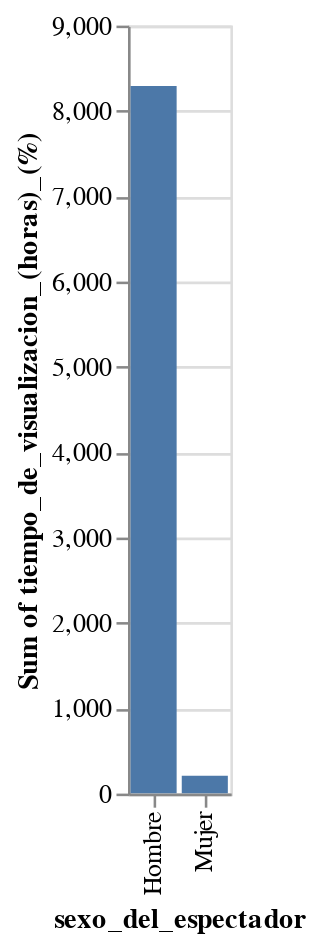

Notebook cell for this chart:
### Markdown cell above
Según la data a Posteriori, la mayor cantidad de tiempo de visualizaciones viene dada por público masculino.

### Code cell
DeepnoteChart(df_data_tabla_sexo_espect, """{"mark":{"clip":true,"type":"bar","color":"#4c78a8","tooltip":true},"config":{"legend":{}},"$schema":"https://vega.github.io/schema/vega-lite/v5.json","encoding":{"x":{"sort":null,"type":"nominal","field":"sexo_del_espectador","scale":{"type":"linear"}},"y":{"sort":null,"type":"quantitative","field":"tiempo_de_visualizacion_(horas)_(%)","scale":{"type":"linear"},"aggregate":"sum"}}}""")

### Figure 1 — Vega-Lite specification as saved in the notebook (floating-point values rounded to 4 significant figures)
{"$schema": "https://vega.github.io/schema/vega-lite/v5.json", "mark": {"type": "bar", "tooltip": true, "color": "#4c78a8", "clip": true}, "encoding": {"x": {"field": "sexo_del_espectador", "type": "nominal", "sort": null, "scale": {"type": "linear"}}, "y": {"field": "tiempo_de_visualizacion_(horas)_(%)", "type": "quantitative", "aggregate": "sum", "sort": null, "scale": {"type": "linear"}}}, "config": {"legend": {}}, "data": {"values": [{"sexo_del_espectador": "Hombre", "visualizaciones_(%)": 100, "duracion_media_de_las_visualizaciones": "0:02:47", "tiempo_de_visualizacion_(horas)_(%)": 100, "nombre_video": "CorelDRAW MAGIC ››Text EFFECT‹‹ 🌟 TIPS Tutorial ▶", "fecha_publicacion": 20210902}, {"sexo_del_espectador": "Hombre", "visualizaciones_(%)": 100, "duracion_media_de_las_visualizaciones": "0:08:26", "tiempo_de_visualizacion_(horas)_(%)": 100, "nombre_video": "Cómo CREAR una TARJETA de NEGOCIOS VIRTUAL 💳 PASO a PASO ▶ Tutorial CorelDRAW (2021)", "fecha_publicacion": 20210525}, {"sexo_del_espectador": "Hombre", "visualizaciones_(%)": 100, "duracion_media_de_las_visualizaciones": "0:03:26", "tiempo_de_visualizacion_(horas)_(%)": 100, "nombre_video": "Estas son las ÚLTIMAS NOVEDADES de COREL DRAW 2022", "fecha_publicacion": 20220427}, {"sexo_del_espectador": "Hombre", "visualizaciones_(%)": 100, "duracion_media_de_las_visualizaciones": "0:00:28", "tiempo_de_visualizacion_(horas)_(%)": 100, "nombre_video": "Puedes adivinar lo que es_ DelcaVideography #short", "fecha_publicacion": 20211122}, {"sexo_del_espectador": "Hombre", "visualizaciones_(%)": 100, "duracion_media_de_las_visualizaciones": "0:03:36", "tiempo_de_visualizacion_(horas)_(%)": 100, "nombre_video": "Si USAS esta TÉCNICA 🧐 puedes CREAR muchos LOGOS ▶ CorelDRAW", "fecha_publicacion": 20211019}, {"sexo_del_espectador": "Hombre", "visualizaciones_(%)": 100, "duracion_media_de_las_visualizaciones": "0:00:24", "tiempo_de_visualizacion_(horas)_(%)": 100, "nombre_video": "Speedrun LOGO MAKER Tutorial (1min)", "fecha_publicacion": 20210819}, {"sexo_del_espectador": "Hombre", "visualizaciones_(%)": 38.24, "duracion_media_de_las_visualizaciones": "0:00:11", "tiempo_de_visualizacion_(horas)_(%)": 23.26, "nombre_video": "Wow! De un simple círculo a ESTO!!! LOGO TUTOTIAL", "fecha_publicacion": 20210729}, {"sexo_del_espectador": "Mujer", "visualizaciones_(%)": 61.76, "duracion_media_de_las_visualizaciones": "0:00:23", "tiempo_de_visualizacion_(horas)_(%)": 76.74, "nombre_video": "Wow! De un simple círculo a ESTO!!! LOGO TUTOTIAL", "fecha_publicacion": 20210729}, {"sexo_del_espectador": "Hombre", "visualizaciones_(%)": 100, "duracion_media_de_las_visualizaciones": "0:00:51", "tiempo_de_visualizacion_(horas)_(%)": 100, "nombre_video": "⚡ Contrucción de LOGOS PASO a PASO en CorelDRAW ▶ SHORTS", "fecha_publicacion": 20220414}, {"sexo_del_espectador": "Hombre", "visualizaciones_(%)": 100, "duracion_media_de_las_visualizaciones": "0:03:01", "tiempo_de_visualizacion_(horas)_(%)": 100, "nombre_video": "⚡ CorelDRAW BEST Techniques for BEGINNERS & EXPERTS TUTORIAL YIN YANG TUTORIAL (2021) ☯", "fecha_publicacion": 20210629}, {"sexo_del_espectador": "Hombre", "visualizaciones_(%)": 100, "duracion_media_de_las_visualizaciones": "0:06:10", "tiempo_de_visualizacion_(horas)_(%)": 100, "nombre_video": "⚡ CorelDRAW ›NEW YORK CITY‹ 🗽 Retro NEON Design TUTORIAL", "fecha_publicacion": 20210907}, {"sexo_del_espectador": "Hombre", "visualizaciones_(%)": 100, "duracion_media_de_las_visualizaciones": "0:01:45", "tiempo_de_visualizacion_(horas)_(%)": 100, "nombre_video": "⚡ Cómo CREAR 7 EFECTOS GLITCH PRO con MOVAVI Video Editor Plus 2022 ▶ TUTORIAL", "fecha_publicacion": 20220208}, {"sexo_del_espectador": "Hombre", "visualizaciones_(%)": 100, "duracion_media_de_las_visualizaciones": "0:03:42", "tiempo_de_visualizacion_(horas)_(%)": 100, "nombre_video": "✅ USA estas TÉCNICAS de DIBUJO para DISEÑAR como PRO 😎 en CorelDRAW ► TUTORIAL", "fecha_publicacion": 20211117}, {"sexo_del_espectador": "Hombre", "visualizaciones_(%)": 100, "duracion_media_de_las_visualizaciones": "0:03:15", "tiempo_de_visualizacion_(horas)_(%)": 100, "nombre_video": "✒️ + 🐧Aprende a COMBINAR CONCEPTOS 😏 para DISEÑAR en CorelDRAW", "fecha_publicacion": 20211021}, {"sexo_del_espectador": "Hombre", "visualizaciones_(%)": 100, "duracion_media_de_las_visualizaciones": "0:04:41", "tiempo_de_visualizacion_(horas)_(%)": 100, "nombre_video": "✒️APRENDE a ILUSTRAR ASÍ en CorelDRAW ✍️ TRUCOS & CONSEJOS CLAVE", "fecha_publicacion": 20210916}, {"sexo_del_espectador": "Hombre", "visualizaciones_(%)": 100, "duracion_media_de_las_visualizaciones": "0:03:27", "tiempo_de_visualizacion_(horas)_(%)": 100, "nombre_video": "✔ Estos son los PASO a PASO para CONSTRUIR LOGOS en CorelDRAW", "fecha_publicacion": 20211209}, {"sexo_del_espectador": "Hombre", "visualizaciones_(%)": 82.61, "duracion_media_de_las_visualizaciones": "0:01:43", "tiempo_de_visualizacion_(horas)_(%)": 86.79, "nombre_video": "✔✨ Aprende LA TÉCNICA CREATIVA para CREAR LOGOS GRATIS en CorelDRAW ▶ TUTORIAL", "fecha_publicacion": 20211202}, {"sexo_del_espectador": "Mujer", "visualizaciones_(%)": 17.39, "duracion_media_de_las_visualizaciones": "0:01:14", "tiempo_de_visualizacion_(horas)_(%)": 13.21, "nombre_video": "✔✨ Aprende LA TÉCNICA CREATIVA para CREAR LOGOS GRATIS en CorelDRAW ▶ TUTORIAL", "fecha_publicacion": 20211202}, {"sexo_del_espectador": "Hombre", "visualizaciones_(%)": 93.91, "duracion_media_de_las_visualizaciones": "0:03:19", "tiempo_de_visualizacion_(horas)_(%)": 97.78, "nombre_video": "✔✨ DESCUBRE estas TÉCNICAS para CREAR DISEÑOS orgánicos en ▶ TUTORIAL", "fecha_publicacion": 20220203}, {"sexo_del_espectador": "Mujer", "visualizaciones_(%)": 6.09, "duracion_media_de_las_visualizaciones": "0:01:10", "tiempo_de_visualizacion_(horas)_(%)": 2.22, "nombre_video": "✔✨ DESCUBRE estas TÉCNICAS para CREAR DISEÑOS orgánicos en ▶ TUTORIAL", "fecha_publicacion": 20220203}, {"sexo_del_espectador": "Hombre", "visualizaciones_(%)": 97.97, "duracion_media_de_las_visualizaciones": "0:02:27", "tiempo_de_visualizacion_(horas)_(%)": 97.73, "nombre_video": "✔✨ Sigue el PROCESO PASO a PASO y APRENDE A CREAR LOGOS en CorelDRAW ► TUTORIAL", "fecha_publicacion": 20220127}, {"sexo_del_espectador": "Mujer", "visualizaciones_(%)": 2.03, "duracion_media_de_las_visualizaciones": "0:02:45", "tiempo_de_visualizacion_(horas)_(%)": 2.27, "nombre_video": "✔✨ Sigue el PROCESO PASO a PASO y APRENDE A CREAR LOGOS en CorelDRAW ► TUTORIAL", "fecha_publicacion": 20220127}, {"sexo_del_espectador": "Hombre", "visualizaciones_(%)": 88.45, "duracion_media_de_las_visualizaciones": "0:01:46", "tiempo_de_visualizacion_(horas)_(%)": 91.72, "nombre_video": "✔✨ Sigue estos MÉTODOS para DISEÑAR tus LOGOS en CorelDRAW ► TUTORIAL", "fecha_publicacion": 20211123}, {"sexo_del_espectador": "Mujer", "visualizaciones_(%)": 11.55, "duracion_media_de_las_visualizaciones": "0:01:13", "tiempo_de_visualizacion_(horas)_(%)": 8.28, "nombre_video": "✔✨ Sigue estos MÉTODOS para DISEÑAR tus LOGOS en CorelDRAW ► TUTORIAL", "fecha_publicacion": 20211123}, {"sexo_del_espectador": "Hombre", "visualizaciones_(%)": 100, "duracion_media_de_las_visualizaciones": "0:04:02", "tiempo_de_visualizacion_(horas)_(%)": 100, "nombre_video": "✔✨ Sigue estos PASOS para CREAR DISEÑOS IMPOSIBLES con CorelDRAW ▶ TUTORIAL", "fecha_publicacion": 20220308}, {"sexo_del_espectador": "Hombre", "visualizaciones_(%)": 100, "duracion_media_de_las_visualizaciones": "0:03:37", "tiempo_de_visualizacion_(horas)_(%)": 100, "nombre_video": "✔✨Sigue estos MÉTODOS ESENCIALES para CREAR LOGOS en CorelDRAW ▶ TUTORIAL", "fecha_publicacion": 20220210}, {"sexo_del_espectador": "Hombre", "visualizaciones_(%)": 100, "duracion_media_de_las_visualizaciones": "0:04:09", "tiempo_de_visualizacion_(horas)_(%)": 100, "nombre_video": "✔💪🏼 Sigue estas TÉCNICAS para CREAR LOGOS en CorelDRAW ▶ TUTORIAL", "fecha_publicacion": 20220301}, {"sexo_del_espectador": "Hombre", "visualizaciones_(%)": 100, "duracion_media_de_las_visualizaciones": "0:03:20", "tiempo_de_visualizacion_(horas)_(%)": 100, "nombre_video": "✨✔ APLICA TODAS las TÉCNICAS para CREAR LOGOS en CorelDRAW ▶ TUTORIAL", "fecha_publicacion": 20220405}, {"sexo_del_espectador": "Hombre", "visualizaciones_(%)": 100, "duracion_media_de_las_visualizaciones": "0:05:12", "tiempo_de_visualizacion_(horas)_(%)": 100, "nombre_video": "✨✔ APLICA estas TÉCNICAS AVANZADAS para CREAR LOGOS en CorelDRAW ▶ TUTORIAL", "fecha_publicacion": 20220426}, {"sexo_del_espectador": "Hombre", "visualizaciones_(%)": 96.68, "duracion_media_de_las_visualizaciones": "0:02:42", "tiempo_de_visualizacion_(horas)_(%)": 96.73, "nombre_video": "✨✔ ARMONIZA tus DISEÑOS si usas estas TÉCNICAS para CREAR LOGOS en CorelDRAW", "fecha_publicacion": 20220224}, {"sexo_del_espectador": "Mujer", "visualizaciones_(%)": 3.32, "duracion_media_de_las_visualizaciones": "0:02:40", "tiempo_de_visualizacion_(horas)_(%)": 3.27, "nombre_video": "✨✔ ARMONIZA tus DISEÑOS si usas estas TÉCNICAS para CREAR LOGOS en CorelDRAW", "fecha_publicacion": 20220224}, {"sexo_del_espectador": "Hombre", "visualizaciones_(%)": 100, "duracion_media_de_las_visualizaciones": "0:04:07", "tiempo_de_visualizacion_(horas)_(%)": 100, "nombre_video": "✨✔ CONOCE el PASO a PASO para CREAR este LOGO en CorelDRAW ▶ TUTORIAL", "fecha_publicacion": 20220322}, {"sexo_del_espectador": "Hombre", "visualizaciones_(%)": 100, "duracion_media_de_las_visualizaciones": "0:03:48", "tiempo_de_visualizacion_(horas)_(%)": 100, "nombre_video": "✨✔ DISEÑA como un PROFESIONAL si SIGUES estos PASOS en CorelDRAW", "fecha_publicacion": 20220331}, {"sexo_del_espectador": "Hombre", "visualizaciones_(%)": 100, "duracion_media_de_las_visualizaciones": "0:04:25", "tiempo_de_visualizacion_(horas)_(%)": 100, "nombre_video": "🌟 AMAZING PERSPECTIVE Tips ▶ CREATE 3D TEXT in CorelDRAW", "fecha_publicacion": 20210923}, {"sexo_del_espectador": "Hombre", "visualizaciones_(%)": 100, "duracion_media_de_las_visualizaciones": "0:01:36", "tiempo_de_visualizacion_(horas)_(%)": 100, "nombre_video": "🌟 CorelDRAW FAST Techniques for Beginners ▶ 3 MIN⏰ TUTORIAL OLYMPIC GAMES Logo", "fecha_publicacion": 20210802}, {"sexo_del_espectador": "Hombre", "visualizaciones_(%)": 100, "duracion_media_de_las_visualizaciones": "0:03:30", "tiempo_de_visualizacion_(horas)_(%)": 100, "nombre_video": "🎇 COMBINA estas TÉCNICAS para _CREAR LOGOS INCREÍBLES_ en CorelDRAW", "fecha_publicacion": 20211014}, {"sexo_del_espectador": "Hombre", "visualizaciones_(%)": 100, "duracion_media_de_las_visualizaciones": "0:03:15", "tiempo_de_visualizacion_(horas)_(%)": 100, "nombre_video": "🎉🎈 TIPS ESENCIALES para CREAR tu PROPIA TARJETA de CUMPLEAÑOS en CorelDRAW", "fecha_publicacion": 20211207}, {"sexo_del_espectador": "Hombre", "visualizaciones_(%)": 100, "duracion_media_de_las_visualizaciones": "0:04:13", "tiempo_de_visualizacion_(horas)_(%)": 100, "nombre_video": "🎱🥌 La MEJOR FORMA de APLICAR TEXTURAS 3D ⚙ a LOGOS en CorelDRAW", "fecha_publicacion": 20211102}, {"sexo_del_espectador": "Hombre", "visualizaciones_(%)": 100, "duracion_media_de_las_visualizaciones": "0:00:18", "tiempo_de_visualizacion_(horas)_(%)": 100, "nombre_video": "🏃🏼_♂️🚴🏼_♂️ Creación de DISEÑO CREATIVO de LOGOS _ DelcaVideography ▶ Short", "fecha_publicacion": 20220228}, {"sexo_del_espectador": "Hombre", "visualizaciones_(%)": 100, "duracion_media_de_las_visualizaciones": "0:00:20", "tiempo_de_visualizacion_(horas)_(%)": 100, "nombre_video": "🏃🏼_♂️🚴🏼_♂️Así CREAS LOGOS en CorelDRAW como un PRO", "fecha_publicacion": 20220225}, {"sexo_del_espectador": "Mujer", "visualizaciones_(%)": 100, "duracion_media_de_las_visualizaciones": "0:00:38", "tiempo_de_visualizacion_(horas)_(%)": 100, "nombre_video": "🏃🏼_♂️🚴🏼_♂️Construye ASÍ DISEÑO de LOGOS", "fecha_publicacion": 20220226}, {"sexo_del_espectador": "Hombre", "visualizaciones_(%)": 100, "duracion_media_de_las_visualizaciones": "0:03:38", "tiempo_de_visualizacion_(horas)_(%)": 100, "nombre_video": "🐝 ESTA es la FORMA INTELIGENTE 😱 de usar la GEOMETRÍA para DISEÑAR ▶ CorelDRAW", "fecha_publicacion": 20211026}, {"sexo_del_espectador": "Hombre", "visualizaciones_(%)": 100, "duracion_media_de_las_visualizaciones": "0:02:46", "tiempo_de_visualizacion_(horas)_(%)": 100, "nombre_video": "🐱_👤Con estos MÉTODOS PRÁCTICOS 🧐 puedes DISEÑAR LOGOS Fácilmente en CorelDRAW", "fecha_publicacion": 20211028}, {"sexo_del_espectador": "Hombre", "visualizaciones_(%)": 100, "duracion_media_de_las_visualizaciones": "0:01:36", "tiempo_de_visualizacion_(horas)_(%)": 100, "nombre_video": "👉 Cómo poner la BARRA de HERRAMIENTAS 🛠 de Corel Draw ▶", "fecha_publicacion": 20210503}, {"sexo_del_espectador": "Hombre", "visualizaciones_(%)": 100, "duracion_media_de_las_visualizaciones": "0:01:15", "tiempo_de_visualizacion_(horas)_(%)": 100, "nombre_video": "👉 Cuánto CUESTA 💲 CorelDRAW ▶", "fecha_publicacion": 20210506}, {"sexo_del_espectador": "Hombre", "visualizaciones_(%)": 100, "duracion_media_de_las_visualizaciones": "0:01:48", "tiempo_de_visualizacion_(horas)_(%)": 100, "nombre_video": "👉 Estos son los REQUISITOS para INSTALAR Corel DRAW ▶", "fecha_publicacion": 20210510}, {"sexo_del_espectador": "Hombre", "visualizaciones_(%)": 100, "duracion_media_de_las_visualizaciones": "0:05:28", "tiempo_de_visualizacion_(horas)_(%)": 100, "nombre_video": "👉🏼 7 Programas GRATUITOS para EDITAR VÍDEOS 💥 que DEDEBS CONOCER🔥", "fecha_publicacion": 20210610}, {"sexo_del_espectador": "Hombre", "visualizaciones_(%)": 100, "duracion_media_de_las_visualizaciones": "0:02:22", "tiempo_de_visualizacion_(horas)_(%)": 100, "nombre_video": "👌🏼 EASY Design LOGO Process in CorelDRAW ▶ BEST Tips and Tricks", "fecha_publicacion": 20211005}, {"sexo_del_espectador": "Hombre", "visualizaciones_(%)": 100, "duracion_media_de_las_visualizaciones": "0:00:15", "tiempo_de_visualizacion_(horas)_(%)": 100, "nombre_video": "👌🏼 Te DOY un TRUCO SECRETO 🤯 para HACER INTROS INCREÍBLES y en POCOS PASOS", "fecha_publicacion": 20211215}, {"sexo_del_espectador": "Hombre", "visualizaciones_(%)": 100, "duracion_media_de_las_visualizaciones": "0:00:58", "tiempo_de_visualizacion_(horas)_(%)": 100, "nombre_video": "💙 Curso VEGAS PRO en YOUTUBE 2021 (Entrenamiento Online) ▶", "fecha_publicacion": 20210518}, {"sexo_del_espectador": "Hombre", "visualizaciones_(%)": 100, "duracion_media_de_las_visualizaciones": "0:03:16", "tiempo_de_visualizacion_(horas)_(%)": 100, "nombre_video": "💚 CorelDRAW EASIEST Techniques for Beginners & Experts (💗+🎀) ▶ LOGO Tutorial", "fecha_publicacion": 20210721}, {"sexo_del_espectador": "Hombre", "visualizaciones_(%)": 100, "duracion_media_de_las_visualizaciones": "0:01:44", "tiempo_de_visualizacion_(horas)_(%)": 100, "nombre_video": "💡 CorelDRAW KEY 🔑 TIPS for Pro & Beginners _ Lightbulb ICON ▶", "fecha_publicacion": 20210831}, {"sexo_del_espectador": "Hombre", "visualizaciones_(%)": 100, "duracion_media_de_las_visualizaciones": "0:02:41", "tiempo_de_visualizacion_(horas)_(%)": 100, "nombre_video": "💧 Las MEJORES Técnicas para RENDERIZAR en CorelDRAW ▶ LOGO TUTORIAL", "fecha_publicacion": 20210803}, {"sexo_del_espectador": "Hombre", "visualizaciones_(%)": 100, "duracion_media_de_las_visualizaciones": "0:04:55", "tiempo_de_visualizacion_(horas)_(%)": 100, "nombre_video": "💪🏼 DOMINA esta TÉCNICA para diseñar LOGOS como este en CorelDRAW 🍺", "fecha_publicacion": 20211012}, {"sexo_del_espectador": "Hombre", "visualizaciones_(%)": 100, "duracion_media_de_las_visualizaciones": "0:03:25", "tiempo_de_visualizacion_(horas)_(%)": 100, "nombre_video": "📖 3D FLIP PAGE TEXT Effect _ CorelDRAW TUTORIAL", "fecha_publicacion": 20210909}, {"sexo_del_espectador": "Hombre", "visualizaciones_(%)": 100, "duracion_media_de_las_visualizaciones": "0:02:08", "tiempo_de_visualizacion_(horas)_(%)": 100, "nombre_video": "🔗 LOGO TUTORIAL CorelDRAW ›BASIC‹ Tips & Tricks 💚 for Beginners & Experts", "fecha_publicacion": 20210826}, {"sexo_del_espectador": "Hombre", "visualizaciones_(%)": 100, "duracion_media_de_las_visualizaciones": "0:05:34", "tiempo_de_visualizacion_(horas)_(%)": 100, "nombre_video": "🔥 APRENDE a EDITAR VIDEOS con Windows 10 😮 _TUTORIAL COMPLETO_ ▶", "fecha_publicacion": 20210615}, {"sexo_del_espectador": "Hombre", "visualizaciones_(%)": 100, "duracion_media_de_las_visualizaciones": "0:03:39", "tiempo_de_visualizacion_(horas)_(%)": 100, "nombre_video": "🔥 CorelDRAW ADVANCE Techniques for Beginners & Experts _ LOGO TUTORIAL ▶", "fecha_publicacion": 20210810}, {"sexo_del_espectador": "Hombre", "visualizaciones_(%)": 100, "duracion_media_de_las_visualizaciones": "0:03:36", "tiempo_de_visualizacion_(horas)_(%)": 100, "nombre_video": "🔥 CorelDRAW AMAZING Techniques for Beginners & Experts ▶ LOGO TUTORIAL", "fecha_publicacion": 20210729}, {"sexo_del_espectador": "Hombre", "visualizaciones_(%)": 100, "duracion_media_de_las_visualizaciones": "0:02:55", "tiempo_de_visualizacion_(horas)_(%)": 100, "nombre_video": "🔥 CorelDRAW BASIC Techniques for Beginners & Experts ▶ 3D LOGO TUTORIAL", "fecha_publicacion": 20210713}, {"sexo_del_espectador": "Hombre", "visualizaciones_(%)": 100, "duracion_media_de_las_visualizaciones": "0:03:10", "tiempo_de_visualizacion_(horas)_(%)": 100, "nombre_video": "🔥 CorelDRAW BEST Techniques for BEGINNERS & EXPERTS Tutorial ▶ SnowFlake ❄ (2021) 👉🏼", "fecha_publicacion": 20210701}, {"sexo_del_espectador": "Hombre", "visualizaciones_(%)": 100, "duracion_media_de_las_visualizaciones": "0:01:45", "tiempo_de_visualizacion_(horas)_(%)": 100, "nombre_video": "🔥 CorelDRAW BEST Techniques for Beginner & Experts TUTORIAL ▶ S Loop (2021) 👉🏼", "fecha_publicacion": 20210708}, {"sexo_del_espectador": "Hombre", "visualizaciones_(%)": 100, "duracion_media_de_las_visualizaciones": "0:02:31", "tiempo_de_visualizacion_(horas)_(%)": 100, "nombre_video": "🔥 CorelDRAW Best Geometry Tricks Logo TUTORIAL ▶▶ MICROSOFT EDGE 👉🏼", "fecha_publicacion": 20210706}, {"sexo_del_espectador": "Hombre", "visualizaciones_(%)": 100, "duracion_media_de_las_visualizaciones": "0:02:13", "tiempo_de_visualizacion_(horas)_(%)": 100, "nombre_video": "🔥 CorelDRAW ESSENTIAL Techniques for Beginners & Experts ▶ LOGO TUTORIAL", "fecha_publicacion": 20210715}, {"sexo_del_espectador": "Hombre", "visualizaciones_(%)": 100, "duracion_media_de_las_visualizaciones": "0:02:38", "tiempo_de_visualizacion_(horas)_(%)": 100, "nombre_video": "🔥 CorelDRAW GREAT Techniques for Beginners & Experts ▶ LOGO TUTORIAL (🌸+♻)", "fecha_publicacion": 20210722}, {"sexo_del_espectador": "Hombre", "visualizaciones_(%)": 100, "duracion_media_de_las_visualizaciones": "0:02:48", "tiempo_de_visualizacion_(horas)_(%)": 100, "nombre_video": "🔥 CorelDRAW KEY Techniques for Beginners & Experts ▶ LOGO TUTORIAL", "fecha_publicacion": 20210812}, {"sexo_del_espectador": "Hombre", "visualizaciones_(%)": 100, "duracion_media_de_las_visualizaciones": "0:02:43", "tiempo_de_visualizacion_(horas)_(%)": 100, "nombre_video": "🔥 CorelDRAW Tips & Tricks for Beginners & Experts ▶ LOGO TUTORIAL", "fecha_publicacion": 20210817}, {"sexo_del_espectador": "Hombre", "visualizaciones_(%)": 100, "duracion_media_de_las_visualizaciones": "0:02:57", "tiempo_de_visualizacion_(horas)_(%)": 100, "nombre_video": "🔥 Cómo CREAR una INTRO para tu CANAL de YOUTUBE 💗 en un PAR de MINUTOS ▶ TUTORIAL", "fecha_publicacion": 20220215}, {"sexo_del_espectador": "Hombre", "visualizaciones_(%)": 100, "duracion_media_de_las_visualizaciones": "0:02:25", "tiempo_de_visualizacion_(horas)_(%)": 100, "nombre_video": "🔥 LOGO TUTORIAL ▶ CorelDRAW MUST KNOWN Techniques for Beginners & Experts", "fecha_publicacion": 20210727}, {"sexo_del_espectador": "Hombre", "visualizaciones_(%)": 98.3, "duracion_media_de_las_visualizaciones": "0:04:30", "tiempo_de_visualizacion_(horas)_(%)": 98.96, "nombre_video": "🔥 Sigue esta ESTRATEGIA para CREAR tus LOGOS (Bien EXPLICADO⚡) en CorelDRAW", "fecha_publicacion": 20220125}, {"sexo_del_espectador": "Mujer", "visualizaciones_(%)": 1.7, "duracion_media_de_las_visualizaciones": "0:02:44", "tiempo_de_visualizacion_(horas)_(%)": 1.04, "nombre_video": "🔥 Sigue esta ESTRATEGIA para CREAR tus LOGOS (Bien EXPLICADO⚡) en CorelDRAW", "fecha_publicacion": 20220125}, {"sexo_del_espectador": "Hombre", "visualizaciones_(%)": 100, "duracion_media_de_las_visualizaciones": "0:03:55", "tiempo_de_visualizacion_(horas)_(%)": 100, "nombre_video": "🔥 USA LETRAS para CREAR LOGOS si SIGUES estos PASOS ▶ TUTORIAL", "fecha_publicacion": 20220315}, {"sexo_del_espectador": "Hombre", "visualizaciones_(%)": 100, "duracion_media_de_las_visualizaciones": "0:02:41", "tiempo_de_visualizacion_(horas)_(%)": 100, "nombre_video": "🔴 CorelDRAW MUST KNOWN Techniques for Beginners & Experts ▶ 3D LOGO TUTORIAL", "fecha_publicacion": 20210805}, {"sexo_del_espectador": "Hombre", "visualizaciones_(%)": 100, "duracion_media_de_las_visualizaciones": "0:02:55", "tiempo_de_visualizacion_(horas)_(%)": 100, "nombre_video": "🔴 Cómo DISEÑAR LOGOS en POCOS PASOS 🧐 con CorelDRAW ► TUTORIAL", "fecha_publicacion": 20211125}, {"sexo_del_espectador": "Hombre", "visualizaciones_(%)": 100, "duracion_media_de_las_visualizaciones": "0:02:36", "tiempo_de_visualizacion_(horas)_(%)": 100, "nombre_video": "🖱 EFECTO de PROYECCIÓN BÁSICA ▶ Tips para DISEÑAR en CorelDRAW", "fecha_publicacion": 20210921}, {"sexo_del_espectador": "Hombre", "visualizaciones_(%)": 100, "duracion_media_de_las_visualizaciones": "0:01:30", "tiempo_de_visualizacion_(horas)_(%)": 100, "nombre_video": "😎 Así FUNCIONAN los PAQUETES de EFECTOS de MOVAVI ▶", "fecha_publicacion": 20220222}, {"sexo_del_espectador": "Hombre", "visualizaciones_(%)": 100, "duracion_media_de_las_visualizaciones": "0:03:57", "tiempo_de_visualizacion_(horas)_(%)": 100, "nombre_video": "😎 DOMINA estas TÉCNICAS de DISEÑO para CREAR LOGOS en CorelDRAW ▶ TUTORIAL", "fecha_publicacion": 20220217}, {"sexo_del_espectador": "Hombre", "visualizaciones_(%)": 100, "duracion_media_de_las_visualizaciones": "0:01:13", "tiempo_de_visualizacion_(horas)_(%)": 100, "nombre_video": "😎 Este CONSEJO MEJORARÁ tu EXPERIENCIA con mis TUTORIALES", "fecha_publicacion": 20211002}, {"sexo_del_espectador": "Hombre", "visualizaciones_(%)": 100, "duracion_media_de_las_visualizaciones": "0:02:33", "tiempo_de_visualizacion_(horas)_(%)": 100, "nombre_video": "😲 DOMINA la GEOMETRÍA para DISEÑAR LOGOS en CorelDRAW ► TUTORIAL", "fecha_publicacion": 20211130}, {"sexo_del_espectador": "Hombre", "visualizaciones_(%)": 100, "duracion_media_de_las_visualizaciones": "0:02:27", "tiempo_de_visualizacion_(horas)_(%)": 100, "nombre_video": "🤔🧠 Procesos de DISEÑO INTELIGENTES en CorelDRAW 🖋 Tips & Tricks", "fecha_publicacion": 20211008}, {"sexo_del_espectador": "Hombre", "visualizaciones_(%)": 100, "duracion_media_de_las_visualizaciones": "0:03:57", "tiempo_de_visualizacion_(horas)_(%)": 100, "nombre_video": "🤘🏼 Así PODRÁS crear INTROS ANIMADAS para tu TRABAJO y REDES SOCIALES en MINUTOS", "fecha_publicacion": 20211216}, {"sexo_del_espectador": "Hombre", "visualizaciones_(%)": 100, "duracion_media_de_las_visualizaciones": "0:06:32", "tiempo_de_visualizacion_(horas)_(%)": 100, "nombre_video": "🤜🏼 La MASTERCLASS que BUSCABAS 👉🏼  Técnicas AVANZADAS para DISEÑADORES CorelDRAW", "fecha_publicacion": 20210928}, {"sexo_del_espectador": "Hombre", "visualizaciones_(%)": 100, "duracion_media_de_las_visualizaciones": "0:05:24", "tiempo_de_visualizacion_(horas)_(%)": 100, "nombre_video": "🤫 Pon en PRÁCTICA el SECRETO para DISEÑAR este LOGO en CorelDRAW ▶▶ TUTORIAL", "fecha_publicacion": 20211214}, {"sexo_del_espectador": "Hombre", "visualizaciones_(%)": 98.89, "duracion_media_de_las_visualizaciones": "0:02:30", "tiempo_de_visualizacion_(horas)_(%)": 98.57, "nombre_video": "🤯 APRENDE a DISEÑAR LOGOS con ESTA TÉCNICA SECRETA en CorelDRAW", "fecha_publicacion": 20220118}, {"sexo_del_espectador": "Mujer", "visualizaciones_(%)": 1.11, "duracion_media_de_las_visualizaciones": "0:03:15", "tiempo_de_visualizacion_(horas)_(%)": 1.43, "nombre_video": "🤯 APRENDE a DISEÑAR LOGOS con ESTA TÉCNICA SECRETA en CorelDRAW", "fecha_publicacion": 20220118}, {"sexo_del_espectador": "Hombre", "visualizaciones_(%)": 100, "duracion_media_de_las_visualizaciones": "0:04:03", "tiempo_de_visualizacion_(horas)_(%)": 100, "nombre_video": "🤯 CONSEJOS PRÁCTICOS para CREAR LOGOS en CorelDRAW ▶ TUTORIAL", "fecha_publicacion": 20220419}, {"sexo_del_espectador": "Hombre", "visualizaciones_(%)": 100, "duracion_media_de_las_visualizaciones": "0:03:41", "tiempo_de_visualizacion_(horas)_(%)": 100, "nombre_video": "🧐 DOMINA las MEJORES TÉCNICAS para CREAR LOGOS en CorelDRAW ▶ TUTORIAL", "fecha_publicacion": 20211104}, {"sexo_del_espectador": "Hombre", "visualizaciones_(%)": 100, "duracion_media_de_las_visualizaciones": "0:02:46", "tiempo_de_visualizacion_(horas)_(%)": 100, "nombre_video": "🧐 El Proceso de DISEÑO de LOGOS _DEFINITIVO_ en CorelDRAW ▶ PASO a PASO", "fecha_publicacion": 20210930}, {"sexo_del_espectador": "Hombre", "visualizaciones_(%)": 100, "duracion_media_de_las_visualizaciones": "0:04:13", "tiempo_de_visualizacion_(horas)_(%)": 100, "nombre_video": "🧐 La TABLETA GRÁFICA más BARATA y VENDIDA ¿Merece la pena_ Review VEIKK S640", "fecha_publicacion": 20211111}, {"sexo_del_espectador": "Hombre", "visualizaciones_(%)": 100, "duracion_media_de_las_visualizaciones": "0:03:44", "tiempo_de_visualizacion_(horas)_(%)": 100, "nombre_video": "🧐 PRESTA mucha ATENCIÓN a estos DETALLES para DISEÑAR LOGOS en CorelDRAW 😱", "fecha_publicacion": 20220120}, {"sexo_del_espectador": "Hombre", "visualizaciones_(%)": 100, "duracion_media_de_las_visualizaciones": "0:03:56", "tiempo_de_visualizacion_(horas)_(%)": 100, "nombre_video": "🧐 Sigue ESTE ORDEN en tus PROYECTOS ⭐ para CREAR LOGOS ASÍ en CorelDRAW", "fecha_publicacion": 20220303}, {"sexo_del_espectador": "Hombre", "visualizaciones_(%)": 100, "duracion_media_de_las_visualizaciones": "0:04:09", "tiempo_de_visualizacion_(horas)_(%)": 100, "nombre_video": "🧐 Te ENSEÑO estas TÉCNICAS de DIBUJO para DISEÑAR en CorelDRAW 🏠 ► TUTORIAL", "fecha_publicacion": 20211109}, {"sexo_del_espectador": "Hombre", "visualizaciones_(%)": 100, "duracion_media_de_las_visualizaciones": "0:02:42", "tiempo_de_visualizacion_(horas)_(%)": 100, "nombre_video": "🧩 EASY ▶ASSEMBLY◀ Techniques for Beginners & Experts ▷ CorelDRAW TUTORIAL", "fecha_publicacion": 20210914}]}}
